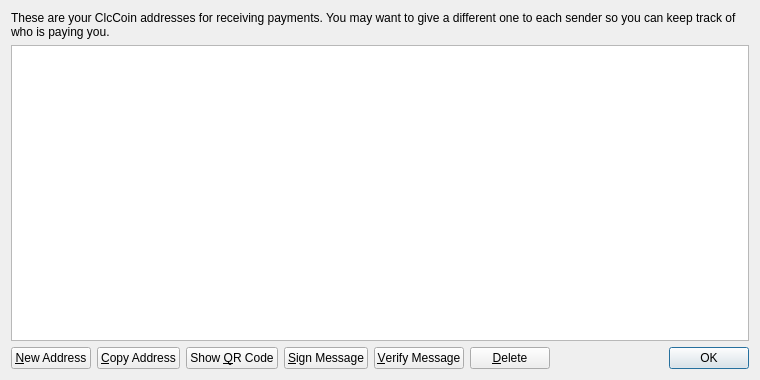
<?xml version="1.0" encoding="UTF-8"?>
<ui version="4.0">
 <class>AddressBookPage</class>
 <widget class="QWidget" name="AddressBookPage">
  <property name="geometry">
   <rect>
    <x>0</x>
    <y>0</y>
    <width>760</width>
    <height>380</height>
   </rect>
  </property>
  <property name="windowTitle">
   <string>Address Book</string>
  </property>
  <layout class="QVBoxLayout" name="verticalLayout">
   <item>
    <widget class="QLabel" name="labelExplanation">
     <property name="text">
      <string>These are your ClcCoin addresses for receiving payments. You may want to give a different one to each sender so you can keep track of who is paying you.</string>
     </property>
     <property name="textFormat">
      <enum>Qt::PlainText</enum>
     </property>
     <property name="wordWrap">
      <bool>true</bool>
     </property>
    </widget>
   </item>
   <item>
    <widget class="QTableView" name="tableView">
     <property name="contextMenuPolicy">
      <enum>Qt::CustomContextMenu</enum>
     </property>
     <property name="toolTip">
      <string>Double-click to edit address or label</string>
     </property>
     <property name="tabKeyNavigation">
      <bool>false</bool>
     </property>
     <property name="alternatingRowColors">
      <bool>true</bool>
     </property>
     <property name="selectionMode">
      <enum>QAbstractItemView::SingleSelection</enum>
     </property>
     <property name="selectionBehavior">
      <enum>QAbstractItemView::SelectRows</enum>
     </property>
     <property name="sortingEnabled">
      <bool>true</bool>
     </property>
     <attribute name="verticalHeaderVisible">
      <bool>false</bool>
     </attribute>
    </widget>
   </item>
   <item>
    <layout class="QHBoxLayout" name="horizontalLayout">
     <item>
      <widget class="QPushButton" name="newAddressButton">
       <property name="toolTip">
        <string>Create a new address</string>
       </property>
       <property name="text">
        <string>&amp;New Address</string>
       </property>
       <property name="icon">
        <iconset resource="../bitcoin.qrc">
         <normaloff>:/icons/add</normaloff>:/icons/add</iconset>
       </property>
      </widget>
     </item>
     <item>
      <widget class="QPushButton" name="copyToClipboard">
       <property name="toolTip">
        <string>Copy the currently selected address to the system clipboard</string>
       </property>
       <property name="text">
        <string>&amp;Copy Address</string>
       </property>
       <property name="icon">
        <iconset resource="../bitcoin.qrc">
         <normaloff>:/icons/editcopy</normaloff>:/icons/editcopy</iconset>
       </property>
      </widget>
     </item>
     <item>
      <widget class="QPushButton" name="showQRCode">
       <property name="text">
        <string>Show &amp;QR Code</string>
       </property>
       <property name="icon">
        <iconset resource="../bitcoin.qrc">
         <normaloff>:/icons/qrcode</normaloff>:/icons/qrcode</iconset>
       </property>
      </widget>
     </item>
     <item>
      <widget class="QPushButton" name="signMessage">
       <property name="toolTip">
        <string>Sign a message to prove you own a Bitcoin address</string>
       </property>
       <property name="text">
        <string>&amp;Sign Message</string>
       </property>
       <property name="icon">
        <iconset resource="../bitcoin.qrc">
         <normaloff>:/icons/edit</normaloff>:/icons/edit</iconset>
       </property>
      </widget>
     </item>
     <item>
      <widget class="QPushButton" name="verifyMessage">
       <property name="toolTip">
        <string>Verify a message to ensure it was signed with a specified Bitcoin address</string>
       </property>
       <property name="text">
        <string>&amp;Verify Message</string>
       </property>
       <property name="icon">
        <iconset resource="../bitcoin.qrc">
         <normaloff>:/icons/transaction_0</normaloff>:/icons/transaction_0</iconset>
       </property>
      </widget>
     </item>
     <item>
      <widget class="QPushButton" name="deleteButton">
       <property name="toolTip">
        <string>Delete the currently selected address from the list. Only sending addresses can be deleted.</string>
       </property>
       <property name="text">
        <string>&amp;Delete</string>
       </property>
       <property name="icon">
        <iconset resource="../bitcoin.qrc">
         <normaloff>:/icons/remove</normaloff>:/icons/remove</iconset>
       </property>
      </widget>
     </item>
     <item>
      <spacer name="horizontalSpacer">
       <property name="orientation">
        <enum>Qt::Horizontal</enum>
       </property>
       <property name="sizeHint" stdset="0">
        <size>
         <width>40</width>
         <height>20</height>
        </size>
       </property>
      </spacer>
     </item>
     <item>
      <widget class="QDialogButtonBox" name="buttonBox">
       <property name="sizePolicy">
        <sizepolicy hsizetype="Maximum" vsizetype="Fixed">
         <horstretch>0</horstretch>
         <verstretch>0</verstretch>
        </sizepolicy>
       </property>
       <property name="standardButtons">
        <set>QDialogButtonBox::Ok</set>
       </property>
      </widget>
     </item>
    </layout>
   </item>
  </layout>
 </widget>
 <resources>
  <include location="../bitcoin.qrc"/>
 </resources>
 <connections/>
</ui>
